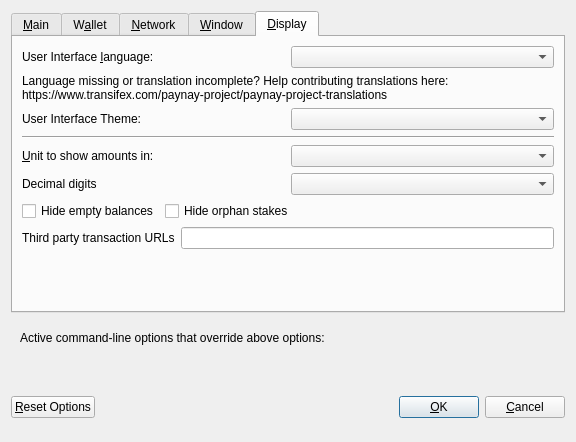
<?xml version="1.0" encoding="UTF-8"?>
<ui version="4.0">
 <class>OptionsDialog</class>
 <widget class="QDialog" name="OptionsDialog">
  <property name="geometry">
   <rect>
    <x>0</x>
    <y>0</y>
    <width>576</width>
    <height>442</height>
   </rect>
  </property>
  <property name="windowTitle">
   <string>Options</string>
  </property>
  <property name="modal">
   <bool>true</bool>
  </property>
  <layout class="QVBoxLayout" name="verticalLayout">
   <item>
    <widget class="QTabWidget" name="tabWidget">
     <property name="currentIndex">
      <number>4</number>
     </property>
     <widget class="QWidget" name="tabMain">
      <attribute name="title">
       <string>&amp;Main</string>
      </attribute>
      <layout class="QVBoxLayout" name="verticalLayout_Main">
       <item>
        <widget class="QCheckBox" name="bitcoinAtStartup">
         <property name="toolTip">
          <string>Automatically start paynay after logging in to the system.</string>
         </property>
         <property name="text">
          <string>&amp;Start paynay on system login</string>
         </property>
        </widget>
       </item>
       <item>
        <layout class="QHBoxLayout" name="horizontalLayout_2_Main">
         <item>
          <widget class="QLabel" name="databaseCacheLabel">
           <property name="text">
            <string>Size of &amp;database cache</string>
           </property>
           <property name="textFormat">
            <enum>Qt::PlainText</enum>
           </property>
           <property name="buddy">
            <cstring>databaseCache</cstring>
           </property>
          </widget>
         </item>
         <item>
          <widget class="QSpinBox" name="databaseCache"/>
         </item>
         <item>
          <widget class="QLabel" name="databaseCacheUnitLabel">
           <property name="text">
            <string>MB</string>
           </property>
           <property name="textFormat">
            <enum>Qt::PlainText</enum>
           </property>
          </widget>
         </item>
         <item>
          <spacer name="horizontalSpacer_2_Main">
           <property name="orientation">
            <enum>Qt::Horizontal</enum>
           </property>
           <property name="sizeHint" stdset="0">
            <size>
             <width>40</width>
             <height>20</height>
            </size>
           </property>
          </spacer>
         </item>
        </layout>
       </item>
       <item>
        <layout class="QHBoxLayout" name="horizontalLayout_3_Main">
         <item>
          <widget class="QLabel" name="threadsScriptVerifLabel">
           <property name="text">
            <string>Number of script &amp;verification threads</string>
           </property>
           <property name="textFormat">
            <enum>Qt::PlainText</enum>
           </property>
           <property name="buddy">
            <cstring>threadsScriptVerif</cstring>
           </property>
          </widget>
         </item>
         <item>
          <widget class="QSpinBox" name="threadsScriptVerif">
           <property name="toolTip">
            <string>(0 = auto, &lt;0 = leave that many cores free)</string>
           </property>
          </widget>
         </item>
         <item>
          <spacer name="horizontalSpacer_3_Main">
           <property name="orientation">
            <enum>Qt::Horizontal</enum>
           </property>
           <property name="sizeHint" stdset="0">
            <size>
             <width>40</width>
             <height>20</height>
            </size>
           </property>
          </spacer>
         </item>
        </layout>
       </item>
       <item>
        <spacer name="verticalSpacer_2">
         <property name="orientation">
          <enum>Qt::Vertical</enum>
         </property>
         <property name="sizeHint" stdset="0">
          <size>
           <width>20</width>
           <height>40</height>
          </size>
         </property>
        </spacer>
       </item>
       <!--
       <item>
        <widget class="QCheckBox" name="checkBoxZeromintEnable">
         <property name="toolTip">
          <string>Enable automatic minting of PAYNAY units to zECA</string>
         </property>
         <property name="layoutDirection">
          <enum>Qt::LeftToRight</enum>
         </property>
         <property name="text">
          <string>Enable zECA Automint</string>
         </property>
        </widget>
       </item>
       <item>
        <layout class="QHBoxLayout" name="horizontalLayout_3">
         <item>
          <widget class="QLabel" name="percentage_label">
           <property name="toolTip">
            <string>Percentage of incoming PAYNAY which get automatically converted to zECA via Zerocoin Protocol (min: 10%)</string>
           </property>
           <property name="text">
            <string>Percentage of autominted zECA</string>
           </property>
          </widget>
         </item>
         <item>
          <widget class="QSpinBox" name="zeromintPercentage">
           <property name="minimum">
            <number>1</number>
           </property>
           <property name="maximum">
            <number>100</number>
           </property>
          </widget>
         </item>
        </layout>
       </item>
       <item>
        <layout class="QHBoxLayout" name="horizontalLayout" stretch="0,0">
         <property name="sizeConstraint">
          <enum>QLayout::SetFixedSize</enum>
         </property>
         <item>
          <widget class="QLabel" name="labelPreferredDenom">
           <property name="maximumSize">
            <size>
             <width>16777215</width>
             <height>16777215</height>
            </size>
           </property>
           <property name="toolTip">
            <string>Wait with automatic conversion to Zerocoin until enough PAYNAY for this denomination is available</string>
           </property>
           <property name="text">
            <string>Preferred Automint zECA Denomination</string>
           </property>
          </widget>
         </item>
         <item>
          <widget class="QComboBox" name="preferredDenom">
           <property name="maximumSize">
            <size>
             <width>16777215</width>
             <height>27</height>
            </size>
           </property>
           <property name="toolTip">
            <string>Wait with automatic conversion to Zerocoin until enough PAYNAY for this denomination is available</string>
           </property>
           <property name="maxVisibleItems">
            <number>9</number>
           </property>
           <property name="maxCount">
            <number>9</number>
           </property>
          </widget>
         </item>
        </layout>
       </item>
      -->
      </layout>
     </widget>
     <widget class="QWidget" name="tabWallet">
      <attribute name="title">
       <string>W&amp;allet</string>
      </attribute>
      <layout class="QVBoxLayout" name="verticalLayout_Wallet">
       <item>
        <layout class="QHBoxLayout" name="horizontalLayout_2_Wallet">
         <item>
          <widget class="QLabel" name="labelStakeSplitThresholdText">
           <property name="text">
            <string>Stake split threshold:</string>
           </property>
          </widget>
         </item>
         <item>
          <widget class="QSpinBox" name="spinBoxStakeSplitThreshold">
           <property name="minimum">
            <number>0</number>
           </property>
           <property name="maximum">
            <number>9999999</number>
           </property>
          </widget>
         </item>
        </layout>
       </item>
       <item>
        <widget class="QGroupBox" name="groupBox">
         <property name="title">
          <string>Expert</string>
         </property>
         <layout class="QVBoxLayout" name="verticalLayout_2">
          <item>
           <widget class="QCheckBox" name="coinControlFeatures">
            <property name="toolTip">
             <string>Whether to show coin control features or not.</string>
            </property>
            <property name="text">
             <string>Enable coin &amp;control features</string>
            </property>
           </widget>
          </item>
          <!--
          <item>
           <widget class="QCheckBox" name="showMasternodesTab">
            <property name="toolTip">
             <string>Show additional tab listing all your masternodes in first sub-tab&lt;br/&gt;and all masternodes on the network in second sub-tab.</string>
            </property>
            <property name="text">
             <string>Show Masternodes Tab</string>
            </property>
           </widget>
          </item>
          -->
          <item>
           <widget class="QCheckBox" name="spendZeroConfChange">
            <property name="toolTip">
             <string>If you disable the spending of unconfirmed change, the change from a transaction&lt;br/&gt;cannot be used until that transaction has at least one confirmation.&lt;br/&gt;This also affects how your balance is computed.</string>
            </property>
            <property name="text">
             <string>&amp;Spend unconfirmed change</string>
            </property>
           </widget>
          </item>
         </layout>
        </widget>
       </item>
       <item>
        <spacer name="verticalSpacer_Wallet">
         <property name="orientation">
          <enum>Qt::Vertical</enum>
         </property>
         <property name="sizeHint" stdset="0">
          <size>
           <width>20</width>
           <height>40</height>
          </size>
         </property>
        </spacer>
       </item>
      </layout>
     </widget>
     <widget class="QWidget" name="tabNetwork">
      <attribute name="title">
       <string>&amp;Network</string>
      </attribute>
      <layout class="QVBoxLayout" name="verticalLayout_Network">
       <item>
        <widget class="QCheckBox" name="mapPortUpnp">
         <property name="toolTip">
          <string>Automatically open the paynay client port on the router. This only works when your router supports UPnP and it is enabled.</string>
         </property>
         <property name="text">
          <string>Map port using &amp;UPnP</string>
         </property>
        </widget>
       </item>
       <item>
        <widget class="QCheckBox" name="allowIncoming">
         <property name="toolTip">
          <string>Accept connections from outside</string>
         </property>
         <property name="text">
          <string>Allow incoming connections</string>
         </property>
        </widget>
       </item>
       <item>
        <widget class="QCheckBox" name="connectSocks">
         <property name="toolTip">
          <string>Connect to the paynay network through a SOCKS5 proxy.</string>
         </property>
         <property name="text">
          <string>&amp;Connect through SOCKS5 proxy (default proxy):</string>
         </property>
        </widget>
       </item>
       <item>
        <layout class="QHBoxLayout" name="horizontalLayout_1_Network">
         <item>
          <widget class="QLabel" name="proxyIpLabel">
           <property name="text">
            <string>Proxy &amp;IP:</string>
           </property>
           <property name="textFormat">
            <enum>Qt::PlainText</enum>
           </property>
           <property name="buddy">
            <cstring>proxyIp</cstring>
           </property>
          </widget>
         </item>
         <item>
          <widget class="QValidatedLineEdit" name="proxyIp">
           <property name="minimumSize">
            <size>
             <width>140</width>
             <height>0</height>
            </size>
           </property>
           <property name="maximumSize">
            <size>
             <width>140</width>
             <height>16777215</height>
            </size>
           </property>
           <property name="toolTip">
            <string>IP address of the proxy (e.g. IPv4: 127.0.0.1 / IPv6: ::1)</string>
           </property>
          </widget>
         </item>
         <item>
          <widget class="QLabel" name="proxyPortLabel">
           <property name="text">
            <string>&amp;Port:</string>
           </property>
           <property name="textFormat">
            <enum>Qt::PlainText</enum>
           </property>
           <property name="buddy">
            <cstring>proxyPort</cstring>
           </property>
          </widget>
         </item>
         <item>
          <widget class="QLineEdit" name="proxyPort">
           <property name="minimumSize">
            <size>
             <width>55</width>
             <height>0</height>
            </size>
           </property>
           <property name="maximumSize">
            <size>
             <width>55</width>
             <height>16777215</height>
            </size>
           </property>
           <property name="toolTip">
            <string>Port of the proxy (e.g. 9050)</string>
           </property>
          </widget>
         </item>
         <item>
          <spacer name="horizontalSpacer_1_Network">
           <property name="orientation">
            <enum>Qt::Horizontal</enum>
           </property>
           <property name="sizeHint" stdset="0">
            <size>
             <width>40</width>
             <height>20</height>
            </size>
           </property>
          </spacer>
         </item>
        </layout>
       </item>
       <item>
        <spacer name="verticalSpacer_Network">
         <property name="orientation">
          <enum>Qt::Vertical</enum>
         </property>
         <property name="sizeHint" stdset="0">
          <size>
           <width>20</width>
           <height>40</height>
          </size>
         </property>
        </spacer>
       </item>
      </layout>
     </widget>
     <widget class="QWidget" name="tabWindow">
      <attribute name="title">
       <string>&amp;Window</string>
      </attribute>
      <layout class="QVBoxLayout" name="verticalLayout_Window">
       <item>
        <widget class="QCheckBox" name="minimizeToTray">
         <property name="toolTip">
          <string>Show only a tray icon after minimizing the window.</string>
         </property>
         <property name="text">
          <string>&amp;Minimize to the tray instead of the taskbar</string>
         </property>
        </widget>
       </item>
       <item>
        <widget class="QCheckBox" name="minimizeOnClose">
         <property name="toolTip">
          <string>Minimize instead of exit the application when the window is closed. When this option is enabled, the application will be closed only after selecting Quit in the menu.</string>
         </property>
         <property name="text">
          <string>M&amp;inimize on close</string>
         </property>
        </widget>
       </item>
       <item>
        <spacer name="verticalSpacer_Window">
         <property name="orientation">
          <enum>Qt::Vertical</enum>
         </property>
         <property name="sizeHint" stdset="0">
          <size>
           <width>20</width>
           <height>40</height>
          </size>
         </property>
        </spacer>
       </item>
      </layout>
     </widget>
     <widget class="QWidget" name="tabDisplay">
      <attribute name="title">
       <string>&amp;Display</string>
      </attribute>
      <layout class="QVBoxLayout" name="verticalLayout_Display">
       <item>
        <layout class="QHBoxLayout" name="horizontalLayout_1_Display">
         <item>
          <widget class="QLabel" name="langLabel">
           <property name="text">
            <string>User Interface &amp;language:</string>
           </property>
           <property name="textFormat">
            <enum>Qt::PlainText</enum>
           </property>
           <property name="buddy">
            <cstring>lang</cstring>
           </property>
          </widget>
         </item>
         <item>
          <widget class="QValueComboBox" name="lang">
           <property name="toolTip">
            <string>The user interface language can be set here. This setting will take effect after restarting paynay.</string>
           </property>
          </widget>
         </item>
        </layout>
       </item>
       <item>
        <widget class="QLabel" name="label_3">
         <property name="toolTip">
          <string notr="true"/>
         </property>
         <property name="statusTip">
          <string notr="true"/>
         </property>
         <property name="whatsThis">
          <string notr="true"/>
         </property>
         <property name="accessibleName">
          <string notr="true"/>
         </property>
         <property name="text">
          <string>Language missing or translation incomplete? Help contributing translations here:
https://www.transifex.com/paynay-project/paynay-project-translations</string>
         </property>
         <property name="wordWrap">
          <bool>true</bool>
         </property>
         <property name="openExternalLinks">
          <bool>true</bool>
         </property>
         <property name="textInteractionFlags">
          <set>Qt::TextBrowserInteraction</set>
         </property>
        </widget>
       </item>
       <item>
        <layout class="QHBoxLayout" name="horizontalLayout_2_Display" stretch="0,0">
         <item>
          <widget class="QLabel" name="themeLabel">
           <property name="text">
            <string>User Interface Theme:</string>
           </property>
          </widget>
         </item>
         <item>
          <widget class="QValueComboBox" name="theme"/>
         </item>
        </layout>
       </item>
       <item>
        <widget class="Line" name="line">
         <property name="orientation">
          <enum>Qt::Horizontal</enum>
         </property>
        </widget>
       </item>
       <item>
        <layout class="QHBoxLayout" name="horizontalLayout_3_Display">
         <item>
          <widget class="QLabel" name="unitLabel">
           <property name="text">
            <string>&amp;Unit to show amounts in:</string>
           </property>
           <property name="textFormat">
            <enum>Qt::PlainText</enum>
           </property>
           <property name="buddy">
            <cstring>unit</cstring>
           </property>
          </widget>
         </item>
         <item>
          <widget class="QValueComboBox" name="unit">
           <property name="toolTip">
            <string>Choose the default subdivision unit to show in the interface and when sending coins.</string>
           </property>
          </widget>
         </item>
        </layout>
       </item>
       <item>
        <layout class="QHBoxLayout" name="horizontalLayout_4_Display">
         <item>
          <widget class="QLabel" name="digitsLabel">
           <property name="text">
            <string>Decimal digits</string>
           </property>
          </widget>
         </item>
         <item>
          <widget class="QValueComboBox" name="digits"/>
         </item>
        </layout>
       </item>
       <item>
        <layout class="QHBoxLayout" name="horizontalLayout_5_Display">
         <item>
          <widget class="QCheckBox" name="checkBoxHideZeroBalances">
           <property name="toolTip">
            <string>Hide empty balances</string>
           </property>
           <property name="layoutDirection">
            <enum>Qt::LeftToRight</enum>
           </property>
           <property name="text">
            <string>Hide empty balances</string>
           </property>
          </widget>
         </item>
         <item>
          <widget class="QCheckBox" name="checkBoxHideOrphans">
           <property name="toolTip">
            <string>Hide orphan stakes in transaction lists</string>
           </property>
           <property name="text">
            <string>Hide orphan stakes</string>
           </property>
          </widget>
         </item>
         <item>
          <spacer name="horizontalSpacer">
           <property name="orientation">
            <enum>Qt::Horizontal</enum>
           </property>
           <property name="sizeHint" stdset="0">
            <size>
             <width>40</width>
             <height>20</height>
            </size>
           </property>
          </spacer>
         </item>
        </layout>
       </item>
       <item>
        <layout class="QHBoxLayout" name="horizontalLayout_6_Display">
         <item>
          <widget class="QLabel" name="thirdPartyTxUrlsLabel">
           <property name="toolTip">
            <string>Third party URLs (e.g. a block explorer) that appear in the transactions tab as context menu items. %s in the URL is replaced by transaction hash. Multiple URLs are separated by vertical bar |.</string>
           </property>
           <property name="text">
            <string>Third party transaction URLs</string>
           </property>
           <property name="buddy">
            <cstring>thirdPartyTxUrls</cstring>
           </property>
          </widget>
         </item>
         <item>
          <widget class="QLineEdit" name="thirdPartyTxUrls">
           <property name="toolTip">
            <string>Third party URLs (e.g. a block explorer) that appear in the transactions tab as context menu items. %s in the URL is replaced by transaction hash. Multiple URLs are separated by vertical bar |.</string>
           </property>
          </widget>
         </item>
        </layout>
       </item>
       <item>
        <spacer name="verticalSpacer">
         <property name="orientation">
          <enum>Qt::Vertical</enum>
         </property>
         <property name="sizeHint" stdset="0">
          <size>
           <width>20</width>
           <height>40</height>
          </size>
         </property>
        </spacer>
       </item>
      </layout>
     </widget>
    </widget>
   </item>
   <item>
    <widget class="QFrame" name="frame">
     <layout class="QVBoxLayout" name="verticalLayout_Bottom">
      <item>
       <layout class="QHBoxLayout" name="horizontalLayout_Bottom">
        <item>
         <widget class="QLabel" name="overriddenByCommandLineInfoLabel">
          <property name="text">
           <string>Active command-line options that override above options:</string>
          </property>
          <property name="textFormat">
           <enum>Qt::PlainText</enum>
          </property>
         </widget>
        </item>
        <item>
         <spacer name="horizontalSpacer_Bottom">
          <property name="orientation">
           <enum>Qt::Horizontal</enum>
          </property>
          <property name="sizeHint" stdset="0">
           <size>
            <width>40</width>
            <height>20</height>
           </size>
          </property>
         </spacer>
        </item>
       </layout>
      </item>
      <item>
       <widget class="QLabel" name="overriddenByCommandLineLabel">
        <property name="text">
         <string/>
        </property>
        <property name="textFormat">
         <enum>Qt::PlainText</enum>
        </property>
        <property name="wordWrap">
         <bool>true</bool>
        </property>
       </widget>
      </item>
     </layout>
    </widget>
   </item>
   <item>
    <layout class="QHBoxLayout" name="horizontalLayout_Buttons">
     <item>
      <widget class="QPushButton" name="resetButton">
       <property name="toolTip">
        <string>Reset all client options to default.</string>
       </property>
       <property name="text">
        <string>&amp;Reset Options</string>
       </property>
       <property name="autoDefault">
        <bool>false</bool>
       </property>
      </widget>
     </item>
     <item>
      <spacer name="horizontalSpacer_1">
       <property name="orientation">
        <enum>Qt::Horizontal</enum>
       </property>
       <property name="sizeHint" stdset="0">
        <size>
         <width>40</width>
         <height>48</height>
        </size>
       </property>
      </spacer>
     </item>
     <item>
      <widget class="QLabel" name="statusLabel">
       <property name="minimumSize">
        <size>
         <width>200</width>
         <height>0</height>
        </size>
       </property>
       <property name="font">
        <font>
         <weight>75</weight>
         <bold>true</bold>
        </font>
       </property>
       <property name="text">
        <string/>
       </property>
       <property name="textFormat">
        <enum>Qt::PlainText</enum>
       </property>
       <property name="wordWrap">
        <bool>true</bool>
       </property>
      </widget>
     </item>
     <item>
      <spacer name="horizontalSpacer_2">
       <property name="orientation">
        <enum>Qt::Horizontal</enum>
       </property>
       <property name="sizeHint" stdset="0">
        <size>
         <width>40</width>
         <height>48</height>
        </size>
       </property>
      </spacer>
     </item>
     <item>
      <widget class="QPushButton" name="okButton">
       <property name="text">
        <string>&amp;OK</string>
       </property>
       <property name="autoDefault">
        <bool>false</bool>
       </property>
       <property name="default">
        <bool>true</bool>
       </property>
      </widget>
     </item>
     <item>
      <widget class="QPushButton" name="cancelButton">
       <property name="text">
        <string>&amp;Cancel</string>
       </property>
       <property name="autoDefault">
        <bool>false</bool>
       </property>
      </widget>
     </item>
    </layout>
   </item>
  </layout>
 </widget>
 <customwidgets>
  <customwidget>
   <class>QValidatedLineEdit</class>
   <extends>QLineEdit</extends>
   <header>qvalidatedlineedit.h</header>
  </customwidget>
  <customwidget>
   <class>QValueComboBox</class>
   <extends>QComboBox</extends>
   <header>qvaluecombobox.h</header>
  </customwidget>
 </customwidgets>
 <resources/>
 <connections/>
</ui>
